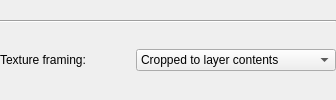
           <widget class="QWidget" name="textureOutputPanel" native="true">
            <property name="sizePolicy">
             <sizepolicy hsizetype="Preferred" vsizetype="Fixed">
              <horstretch>0</horstretch>
              <verstretch>0</verstretch>
             </sizepolicy>
            </property>
            <property name="minimumSize">
             <size>
              <width>0</width>
              <height>0</height>
             </size>
            </property>
            <layout class="QVBoxLayout" name="textureOutputVerticalLayout">
             <property name="leftMargin">
              <number>0</number>
             </property>
             <property name="topMargin">
              <number>0</number>
             </property>
             <property name="rightMargin">
              <number>0</number>
             </property>
             <property name="bottomMargin">
              <number>9</number>
             </property>
             <item>
              <widget class="Line" name="textureOptionsLine">
               <property name="orientation">
                <enum>Qt::Horizontal</enum>
               </property>
              </widget>
             </item>
             <item>
              <layout class="QHBoxLayout" name="textureOutputCropGroup">
               <item>
                <widget class="QLabel" name="textureOutputCropLabel">
                 <property name="minimumSize">
                  <size>
                   <width>90</width>
                   <height>0</height>
                  </size>
                 </property>
                 <property name="maximumSize">
                  <size>
                   <width>16777215</width>
                   <height>16777215</height>
                  </size>
                 </property>
                 <property name="toolTip">
                  <string>&lt;html&gt;&lt;head/&gt;&lt;body&gt;&lt;p&gt;Affects how the layer's textures and mesh UVs are generated when not part of an Atlas group.&lt;br/&gt;&lt;br/&gt;&lt;span style=&quot; font-weight:600;&quot;&gt;Cropped to layer contents&lt;/span&gt;: Produces smaller image files. Output texture is cropped to the bounding box of the layer contents, with snug mesh UVs which fill the texture space.&lt;br/&gt;&lt;br/&gt;&lt;span style=&quot; font-weight:600;&quot;&gt;Full size of workspace&lt;/span&gt;: Produces larger image files, while preserving the layer position and scale relative to the canvas. Output texture has the same dimensions as the PSD file.&lt;/p&gt;&lt;/body&gt;&lt;/html&gt;</string>
                 </property>
                 <property name="text">
                  <string>Texture framing:</string>
                 </property>
                </widget>
               </item>
               <item>
                <spacer name="textureOutputCropSpacer">
                 <property name="orientation">
                  <enum>Qt::Horizontal</enum>
                 </property>
                 <property name="sizeHint" stdset="0">
                  <size>
                   <width>40</width>
                   <height>20</height>
                  </size>
                 </property>
                </spacer>
               </item>
               <item>
                <widget class="QComboBox" name="textureOutputSizeComboBox">
                 <property name="minimumSize">
                  <size>
                   <width>200</width>
                   <height>0</height>
                  </size>
                 </property>
                 <property name="toolTip">
                  <string>&lt;html&gt;&lt;head/&gt;&lt;body&gt;&lt;p&gt;Affects how the layer's textures and mesh UVs are generated when not part of an Atlas group.&lt;br/&gt;&lt;br/&gt;&lt;span style=&quot; font-weight:600;&quot;&gt;Cropped to layer contents&lt;/span&gt;: Produces smaller image files. Output texture is cropped to the bounding box of the layer contents, with snug mesh UVs which fill the texture space.&lt;br/&gt;&lt;br/&gt;&lt;span style=&quot; font-weight:600;&quot;&gt;Full size of workspace&lt;/span&gt;: Produces larger image files, while preserving the layer position and scale relative to the canvas. Output texture has the same dimensions as the PSD file.&lt;/p&gt;&lt;/body&gt;&lt;/html&gt;</string>
                 </property>
                 <property name="editable">
                  <bool>false</bool>
                 </property>
                 <property name="currentText">
                  <string>Cropped to layer contents</string>
                 </property>
                 <property name="currentIndex">
                  <number>0</number>
                 </property>
                 <item>
                  <property name="text">
                   <string>Cropped to layer contents</string>
                  </property>
                 </item>
                 <item>
                  <property name="text">
                   <string>Full size of workspace</string>
                  </property>
                 </item>
                </widget>
               </item>
              </layout>
             </item>
            </layout>
           </widget>
